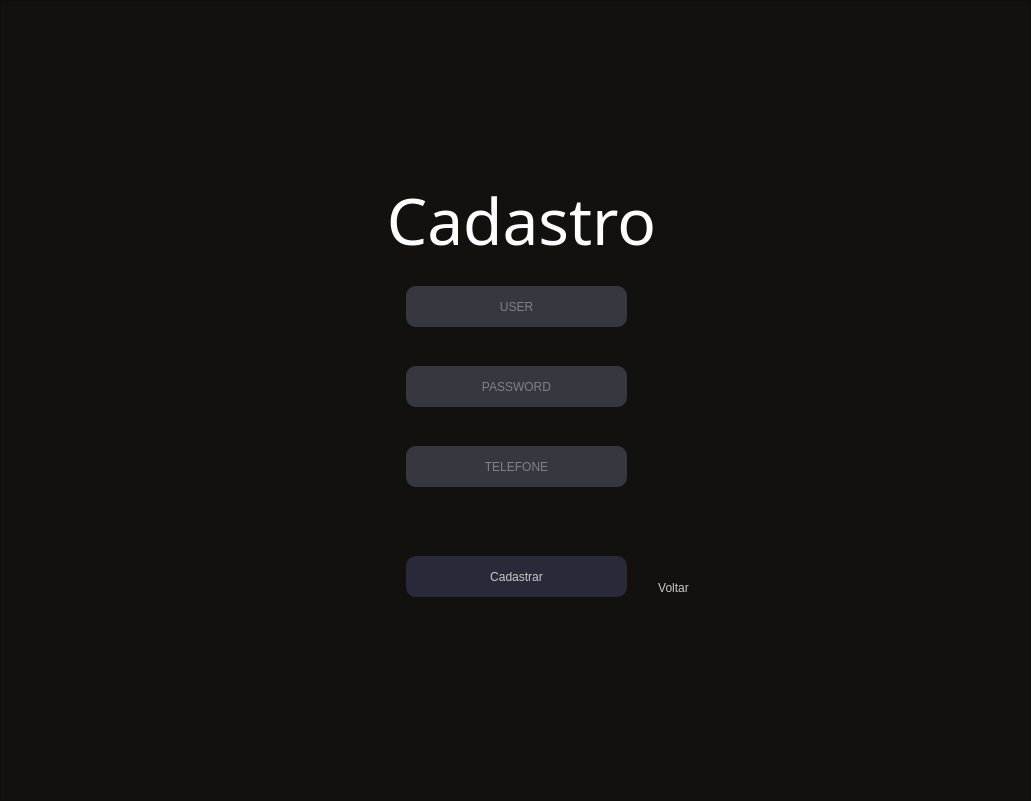
      <widget class="QWidget" name="pageCadastro">
       <layout class="QGridLayout" name="gridLayout_26">
        <property name="leftMargin">
         <number>0</number>
        </property>
        <property name="topMargin">
         <number>0</number>
        </property>
        <property name="rightMargin">
         <number>0</number>
        </property>
        <property name="bottomMargin">
         <number>0</number>
        </property>
        <property name="spacing">
         <number>0</number>
        </property>
        <item row="0" column="0">
         <widget class="QFrame" name="frame_21">
          <property name="styleSheet">
           <string notr="true">background-color: rgb(18, 17, 14);</string>
          </property>
          <property name="frameShape">
           <enum>QFrame::StyledPanel</enum>
          </property>
          <property name="frameShadow">
           <enum>QFrame::Raised</enum>
          </property>
          <layout class="QGridLayout" name="gridLayout_25">
           <item row="0" column="1">
            <spacer name="verticalSpacer_4">
             <property name="orientation">
              <enum>Qt::Vertical</enum>
             </property>
             <property name="sizeHint" stdset="0">
              <size>
               <width>20</width>
               <height>166</height>
              </size>
             </property>
            </spacer>
           </item>
           <item row="1" column="0">
            <spacer name="horizontalSpacer_7">
             <property name="orientation">
              <enum>Qt::Horizontal</enum>
             </property>
             <property name="sizeHint" stdset="0">
              <size>
               <width>306</width>
               <height>20</height>
              </size>
             </property>
            </spacer>
           </item>
           <item row="1" column="1">
            <widget class="QFrame" name="frame_22">
             <property name="minimumSize">
              <size>
               <width>400</width>
               <height>450</height>
              </size>
             </property>
             <property name="styleSheet">
              <string notr="true">QFrame {
	border-radius: 20px
}
QLineEdit {
background-color: rgb(55, 55, 64);
border-radius: 10px;
color: rgb(202, 202, 202);
font: 12pt &quot;Segoe MDL2 Assets&quot;;
}
QLineEdit:hover {
border:2px solid rgb(255, 242, 79);
border-radius: 10px
}</string>
             </property>
             <property name="frameShape">
              <enum>QFrame::StyledPanel</enum>
             </property>
             <property name="frameShadow">
              <enum>QFrame::Raised</enum>
             </property>
             <widget class="QLineEdit" name="inputFuncionarioSenha">
              <property name="geometry">
               <rect>
                <x>90</x>
                <y>190</y>
                <width>221</width>
                <height>41</height>
               </rect>
              </property>
              <property name="echoMode">
               <enum>QLineEdit::Password</enum>
              </property>
              <property name="alignment">
               <set>Qt::AlignCenter</set>
              </property>
              <property name="placeholderText">
               <string>PASSWORD</string>
              </property>
             </widget>
             <widget class="QLineEdit" name="inputFuncionarioLogin">
              <property name="geometry">
               <rect>
                <x>90</x>
                <y>110</y>
                <width>221</width>
                <height>41</height>
               </rect>
              </property>
              <property name="alignment">
               <set>Qt::AlignCenter</set>
              </property>
              <property name="placeholderText">
               <string>USER</string>
              </property>
             </widget>
             <widget class="QLabel" name="label_12">
              <property name="geometry">
               <rect>
                <x>70</x>
                <y>0</y>
                <width>271</width>
                <height>81</height>
               </rect>
              </property>
              <property name="font">
               <font>
                <family>Impact</family>
                <pointsize>26</pointsize>
                <weight>50</weight>
                <italic>false</italic>
                <bold>false</bold>
               </font>
              </property>
              <property name="styleSheet">
               <string notr="true">font: 26pt &quot;Impact&quot;;</string>
              </property>
              <property name="text">
               <string>&lt;html&gt;&lt;head/&gt;&lt;body&gt;&lt;p align=&quot;center&quot;&gt;&lt;span style=&quot; font-size:48pt; color:#ffffff;&quot;&gt;Cadastro&lt;/span&gt;&lt;/p&gt;&lt;/body&gt;&lt;/html&gt;</string>
              </property>
             </widget>
             <widget class="QPushButton" name="btnFuncionarioCadastrar">
              <property name="geometry">
               <rect>
                <x>90</x>
                <y>380</y>
                <width>221</width>
                <height>41</height>
               </rect>
              </property>
              <property name="cursor">
               <cursorShape>PointingHandCursor</cursorShape>
              </property>
              <property name="styleSheet">
               <string notr="true">QPushButton{
background-color: rgba(45, 47, 67, 0.8);
border-radius: 10px;
color: rgb(202, 202, 202);
font: 11pt &quot;Segoe MDL2 Assets&quot;;
}
QPushButton:hover{
background-color: rgb(45, 47, 67);
}</string>
              </property>
              <property name="text">
               <string>Cadastrar</string>
              </property>
             </widget>
             <widget class="QPushButton" name="btnPagVoltar">
              <property name="geometry">
               <rect>
                <x>320</x>
                <y>400</y>
                <width>75</width>
                <height>23</height>
               </rect>
              </property>
              <property name="cursor">
               <cursorShape>PointingHandCursor</cursorShape>
              </property>
              <property name="styleSheet">
               <string notr="true">QPushButton{
background-color: rgb(18, 17, 14);
border-radius: 5px;
color: rgb(202, 202, 202);
font: 8pt &quot;Segoe MDL2 Assets&quot;;
}
QPushButton:hover{
background-color: rgba(58, 58, 67, 0.5);
}</string>
              </property>
              <property name="text">
               <string>Voltar</string>
              </property>
             </widget>
             <widget class="QLineEdit" name="inputFuncionarioTelefone">
              <property name="geometry">
               <rect>
                <x>90</x>
                <y>270</y>
                <width>221</width>
                <height>41</height>
               </rect>
              </property>
              <property name="alignment">
               <set>Qt::AlignCenter</set>
              </property>
              <property name="placeholderText">
               <string>TELEFONE</string>
              </property>
             </widget>
             <widget class="QLabel" name="labelCadastroMensageBoxLogin">
              <property name="geometry">
               <rect>
                <x>100</x>
                <y>160</y>
                <width>281</width>
                <height>21</height>
               </rect>
              </property>
              <property name="font">
               <font>
                <family>Segoe UI Semibold</family>
                <pointsize>8</pointsize>
                <weight>1</weight>
                <italic>false</italic>
                <bold>false</bold>
               </font>
              </property>
              <property name="styleSheet">
               <string notr="true">color: rgba(255, 0, 0, 0.8);
font: 15 8pt &quot;Segoe UI Semibold&quot;;</string>
              </property>
              <property name="text">
               <string>&lt;html&gt;&lt;head/&gt;&lt;body&gt;&lt;p&gt;&lt;br/&gt;&lt;/p&gt;&lt;/body&gt;&lt;/html&gt;</string>
              </property>
              <property name="textFormat">
               <enum>Qt::RichText</enum>
              </property>
              <property name="alignment">
               <set>Qt::AlignLeading|Qt::AlignLeft|Qt::AlignVCenter</set>
              </property>
             </widget>
             <widget class="QLabel" name="labelCadastroMensageBoxSenha">
              <property name="geometry">
               <rect>
                <x>100</x>
                <y>240</y>
                <width>271</width>
                <height>21</height>
               </rect>
              </property>
              <property name="font">
               <font>
                <family>Segoe UI Semibold</family>
                <pointsize>8</pointsize>
                <weight>1</weight>
                <italic>false</italic>
                <bold>false</bold>
               </font>
              </property>
              <property name="styleSheet">
               <string notr="true">color: rgba(255, 0, 0, 0.8);
font: 15 8pt &quot;Segoe UI Semibold&quot;;</string>
              </property>
              <property name="text">
               <string>&lt;html&gt;&lt;head/&gt;&lt;body&gt;&lt;p&gt;&lt;br/&gt;&lt;/p&gt;&lt;/body&gt;&lt;/html&gt;</string>
              </property>
              <property name="textFormat">
               <enum>Qt::RichText</enum>
              </property>
              <property name="alignment">
               <set>Qt::AlignLeading|Qt::AlignLeft|Qt::AlignVCenter</set>
              </property>
             </widget>
             <widget class="QLabel" name="labelCadastroMensageBoxTelefone">
              <property name="geometry">
               <rect>
                <x>100</x>
                <y>320</y>
                <width>251</width>
                <height>21</height>
               </rect>
              </property>
              <property name="font">
               <font>
                <family>Segoe UI Semibold</family>
                <pointsize>8</pointsize>
                <weight>1</weight>
                <italic>false</italic>
                <bold>false</bold>
               </font>
              </property>
              <property name="styleSheet">
               <string notr="true">color: rgba(255, 0, 0, 0.8);
font: 15 8pt &quot;Segoe UI Semibold&quot;;</string>
              </property>
              <property name="text">
               <string>&lt;html&gt;&lt;head/&gt;&lt;body&gt;&lt;p&gt;&lt;br/&gt;&lt;/p&gt;&lt;/body&gt;&lt;/html&gt;</string>
              </property>
              <property name="textFormat">
               <enum>Qt::RichText</enum>
              </property>
              <property name="alignment">
               <set>Qt::AlignLeading|Qt::AlignLeft|Qt::AlignVCenter</set>
              </property>
             </widget>
             <widget class="QLabel" name="labelCadastroMensageBoxTelefone_2">
              <property name="geometry">
               <rect>
                <x>100</x>
                <y>340</y>
                <width>251</width>
                <height>21</height>
               </rect>
              </property>
              <property name="font">
               <font>
                <family>Segoe UI Semibold</family>
                <pointsize>8</pointsize>
                <weight>1</weight>
                <italic>false</italic>
                <bold>false</bold>
               </font>
              </property>
              <property name="styleSheet">
               <string notr="true">color: rgba(255, 0, 0, 0.8);
font: 15 8pt &quot;Segoe UI Semibold&quot;;</string>
              </property>
              <property name="text">
               <string>&lt;html&gt;&lt;head/&gt;&lt;body&gt;&lt;p&gt;&lt;br/&gt;&lt;/p&gt;&lt;/body&gt;&lt;/html&gt;</string>
              </property>
              <property name="textFormat">
               <enum>Qt::RichText</enum>
              </property>
              <property name="alignment">
               <set>Qt::AlignLeading|Qt::AlignLeft|Qt::AlignVCenter</set>
              </property>
             </widget>
            </widget>
           </item>
           <item row="1" column="2">
            <spacer name="horizontalSpacer_8">
             <property name="orientation">
              <enum>Qt::Horizontal</enum>
             </property>
             <property name="sizeHint" stdset="0">
              <size>
               <width>305</width>
               <height>20</height>
              </size>
             </property>
            </spacer>
           </item>
           <item row="2" column="1">
            <spacer name="verticalSpacer_5">
             <property name="orientation">
              <enum>Qt::Vertical</enum>
             </property>
             <property name="sizeHint" stdset="0">
              <size>
               <width>20</width>
               <height>165</height>
              </size>
             </property>
            </spacer>
           </item>
          </layout>
         </widget>
        </item>
       </layout>
      </widget>
